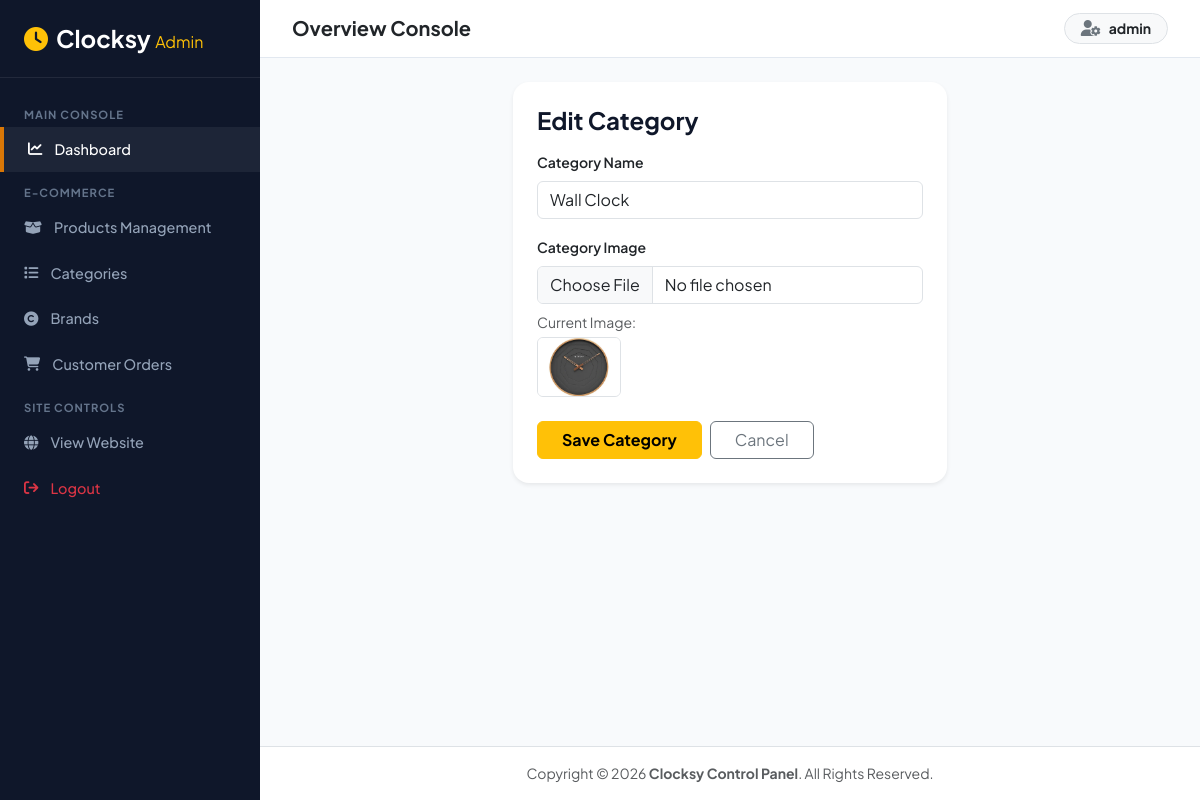
The app's page /custom-admin/category/update/8/ (signed in) with its own data.
### clock_app/models.py (models this page shows, shortened)
class Category(models.Model):
    name = models.CharField(max_length=100, unique=True)
    image = models.ImageField(upload_to='category_image/')
    created_at = models.DateTimeField(auto_now_add=True)

### clock_app/views.py (the view, shortened to what this page needs)
# urls.py: path('custom-admin/category/update/<int:id>/', views.update_category, name='update_category'),
@staff_member_required(login_url='/custom-admin/login/')
def update_category(request, id):
    category = get_object_or_404(Category, id=id)
    return render(request, 'admin_panel/category_form.html', {
        'category': category,
        'title': 'Edit Category'
    })

### templates/admin_panel/category_form.html (shortened to what this page needs)
{% extends 'admin_panel/admin_layout.html' %}
{% block admin_content %}
<div class="row justify-content-center">
    <div class="col-lg-6">
        <div class="card border-0 shadow-sm rounded-4 p-4">
            <h4 class="fw-bold mb-3" style="color: #0f172a;">{{ title }}</h4>
            <form method="POST" enctype="multipart/form-data">
                <div class="mb-3">
                    <label class="form-label small fw-semibold text-dark">Category Name</label>
                    <input type="text" class="form-control" name="name" value="{{ category.name|default:'' }}" placeholder="Enter category name" required>
                </div>
                <div class="mb-3">
                    <label class="form-label small fw-semibold text-dark">Category Image</label>
                    <input type="file" class="form-control" name="image" {% if not category %}required{% endif %}>
                    {% if category.image %}
                        <div class="mt-2">
                            <span class="small text-muted d-block mb-1">Current Image:</span>
                            <img src="{{ category.image.url }}" alt="" class="rounded border" style="height: 60px;">
                        </div>
                    {% endif %}
                </div>
                <div class="d-flex gap-2 mt-4">
                    <button type="submit" class="btn btn-warning fw-bold px-4">Save Category</button>
                    <a href="{% url 'category_list' %}" class="btn btn-outline-secondary px-4">Cancel</a>
                </div>
            </form>
        </div>
    </div>
</div>
{% endblock %}

### templates/admin_panel/admin_layout.html (shortened to what this page needs)
<!DOCTYPE html>
<html lang="en">
{% load static %}
<head>
    <link href="https://cdn.jsdelivr.net/npm/bootstrap@5.3.3/dist/css/bootstrap.min.css" rel="stylesheet">
    <link rel="stylesheet" href="https://cdnjs.cloudflare.com/ajax/libs/font-awesome/6.7.2/css/all.min.css" />
</head>
<body>
    <aside class="admin-sidebar">
        <div class="sidebar-brand">
            <a href="{% url 'admin_dashboard' %}" class="text-decoration-none">
                <h4 class="fw-bold text-white mb-0"><i class="fa-solid fa-clock text-warning me-2"></i>Clocksy <span class="fs-6 text-warning fw-normal">Admin</span></h4>
            </a>
        </div>
        <div class="sidebar-menu">
            <div class="menu-category">Main Console</div>
            <a href="{% url 'admin_dashboard' %}" class="nav-link-admin active">
                <i class="fa-solid fa-chart-line"></i> Dashboard
            </a>
            <div class="menu-category">E-Commerce</div>
            <a href="{% url 'admin_product_list' %}" class="nav-link-admin">
                <i class="fa-solid fa-box-open"></i> Products Management
            </a>
            <a href="{% url 'category_list' %}" class="nav-link-admin">
                <i class="fa-solid fa-list"></i> Categories
            </a>
            <a href="{% url 'brand_list' %}" class="nav-link-admin">
                <i class="fa-solid fa-copyright"></i> Brands
            </a>
            <a href="{% url 'admin_order_list' %}" class="nav-link-admin">
                <i class="fa-solid fa-cart-shopping"></i> Customer Orders
            </a>
            <div class="menu-category">Site Controls</div>
            <a href="{% url 'index' %}" target="_blank" class="nav-link-admin">
                <i class="fa-solid fa-globe"></i> View Website
            </a>
            <a href="{% url 'logout_admin' %}" class="nav-link-admin text-danger">
                <i class="fa-solid fa-arrow-right-from-bracket"></i> Logout
            </a>
        </div>
    </aside>
    <div class="admin-main">
        <header class="admin-navbar d-flex align-items-center justify-content-between">
            <div class="d-flex align-items-center gap-3">
                <h5 class="fw-bold text-dark mb-0">Overview Console</h5>
            </div>
            <div class="d-flex align-items-center gap-3">
                <div class="dropdown">
                    <button class="btn btn-light rounded-pill border d-flex align-items-center gap-2 px-3 py-1" type="button" data-bs-toggle="dropdown">
                        <i class="fa-solid fa-user-gear text-secondary"></i>
                        <span class="small fw-bold text-dark">{{ request.user.username }}</span>
                    </button>
                </div>
            </div>
        </header>
        <main class="p-4 flex-grow-1">
            {% block admin_content %}
            {% endblock admin_content %}
        </main>
        <footer class="p-3 bg-white border-top text-center text-muted small">
            Copyright &copy; 2026 <strong>Clocksy Control Panel</strong>. All Rights Reserved.
        </footer>
    </div>
</body>
</html>

### templates/admin_panel/admin_layout.html (style rules this page uses)
:root { --sidebar-width: 260px; --admin-bg: #f8fafc; --dark-navy: #0f172a; --gold-accent: #d97706; --border-color: #e2e8f0; }
body { font-family: 'Plus Jakarta Sans', sans-serif; background-color: var(--admin-bg); color: #1e293b; }
.admin-sidebar { width: var(--sidebar-width); height: 100vh; position: fixed; top: 0; left: 0; background-color: var(--dark-navy); color: #94a3b8; z-index: 1040; display: flex; flex-direction: column; transition: all 0.3s ease; }
.sidebar-brand { padding: 1.5rem; border-bottom: 1px solid rgba(255, 255, 255, 0.08); }
.sidebar-menu { padding: 1rem 0; flex-grow: 1; overflow-y: auto; }
.menu-category { font-size: 0.7rem; text-transform: uppercase; letter-spacing: 1px; color: #64748b; padding: 0.75rem 1.5rem 0.25rem; font-weight: 700; }
.nav-link-admin { color: #94a3b8; padding: 0.75rem 1.5rem; display: flex; align-items: center; gap: 12px; font-size: 0.9rem; font-weight: 500; text-decoration: none; transition: all 0.2s ease; }
.nav-link-admin:hover, .nav-link-admin.active { color: #ffffff; background-color: rgba(255, 255, 255, 0.06); border-left: 4px solid var(--gold-accent); }
.admin-main { margin-left: var(--sidebar-width); min-height: 100vh; display: flex; flex-direction: column; }
.admin-navbar { background-color: #ffffff; border-bottom: 1px solid var(--border-color); padding: 0.8rem 2rem; position: sticky; top: 0; z-index: 1030; }

### records on screen
Category: name "Wall Clock", image (picture)

### other values on screen
{{ request.user.username }} "admin"
{{ title }} "Edit Category"
